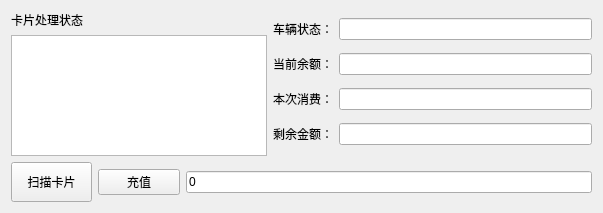
<?xml version="1.0" encoding="UTF-8"?>
<ui version="4.0">
 <class>Widget</class>
 <widget class="QWidget" name="Widget">
  <property name="geometry">
   <rect>
    <x>0</x>
    <y>0</y>
    <width>603</width>
    <height>213</height>
   </rect>
  </property>
  <property name="windowTitle">
   <string>Widget</string>
  </property>
  <layout class="QGridLayout" name="gridLayout_7">
   <item row="0" column="0" colspan="3">
    <layout class="QGridLayout" name="gridLayout">
     <item row="1" column="1" colspan="2">
      <widget class="QPlainTextEdit" name="plainTextEdit"/>
     </item>
     <item row="0" column="1">
      <widget class="QLabel" name="label_2">
       <property name="text">
        <string>卡片处理状态</string>
       </property>
      </widget>
     </item>
    </layout>
   </item>
   <item row="0" column="3">
    <layout class="QGridLayout" name="gridLayout_6">
     <item row="0" column="0">
      <layout class="QGridLayout" name="gridLayout_2">
       <item row="0" column="0">
        <widget class="QLabel" name="label">
         <property name="text">
          <string>车辆状态：</string>
         </property>
        </widget>
       </item>
       <item row="0" column="1">
        <widget class="QLineEdit" name="lineEdit_status"/>
       </item>
      </layout>
     </item>
     <item row="1" column="0">
      <layout class="QGridLayout" name="gridLayout_3">
       <item row="0" column="0">
        <widget class="QLabel" name="label_3">
         <property name="text">
          <string>当前余额：</string>
         </property>
        </widget>
       </item>
       <item row="0" column="1">
        <widget class="QLineEdit" name="lineEdit_current"/>
       </item>
      </layout>
     </item>
     <item row="2" column="0">
      <layout class="QGridLayout" name="gridLayout_4">
       <item row="0" column="0">
        <widget class="QLabel" name="label_4">
         <property name="text">
          <string>本次消费：</string>
         </property>
        </widget>
       </item>
       <item row="0" column="1">
        <widget class="QLineEdit" name="lineEdit_consume"/>
       </item>
      </layout>
     </item>
     <item row="3" column="0">
      <layout class="QGridLayout" name="gridLayout_5">
       <item row="0" column="0">
        <widget class="QLabel" name="label_5">
         <property name="text">
          <string>剩余金额：</string>
         </property>
        </widget>
       </item>
       <item row="0" column="1">
        <widget class="QLineEdit" name="lineEdit_remaining"/>
       </item>
      </layout>
     </item>
    </layout>
   </item>
   <item row="1" column="0">
    <widget class="QPushButton" name="pushButton">
     <property name="minimumSize">
      <size>
       <width>0</width>
       <height>40</height>
      </size>
     </property>
     <property name="text">
      <string>扫描卡片</string>
     </property>
    </widget>
   </item>
   <item row="1" column="1">
    <widget class="QPushButton" name="pushButton_2">
     <property name="text">
      <string>充值</string>
     </property>
    </widget>
   </item>
   <item row="1" column="2" colspan="2">
    <widget class="QLineEdit" name="lineEdit">
     <property name="text">
      <string>0</string>
     </property>
     <property name="maxLength">
      <number>8</number>
     </property>
    </widget>
   </item>
  </layout>
 </widget>
 <layoutdefault spacing="6" margin="11"/>
 <resources/>
 <connections/>
</ui>
